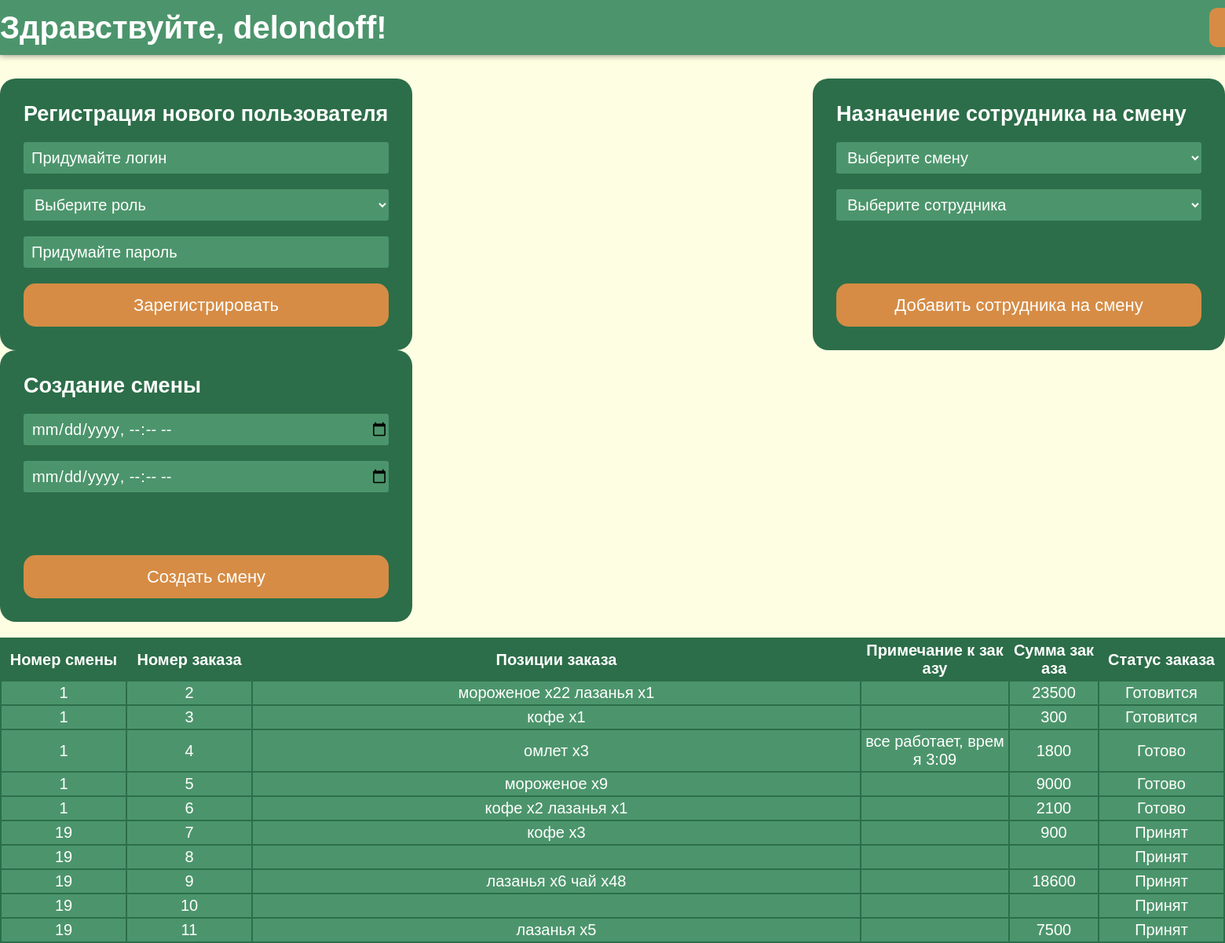
Screenshot of /admin/index.php (signed in) with the database file from the repository.
### tables this page shows
CREATE TABLE `orders` (
  `ID` int(11) NOT NULL,
  `Idsmena` int(11) NOT NULL,
  `iduser` int(11) DEFAULT NULL,
  `Status` varchar(50) NOT NULL DEFAULT 'Принят',
  `note` varchar(500) DEFAULT NULL
);

### admin/index.php (the view, shortened to what this page needs)
<!DOCTYPE html>
<html lang="en">
<head>
    <link rel="stylesheet" href="style/style.css">
</head>
<body class="background">
    <header class="header__admin">
        <div class="nav__header container">
            <?php
                echo "<h1 class='welcome__header'>Здравствуйте, ". trim(htmlspecialchars($_SESSION['login'])) . "!" ."</h1>";
            ?>
            <form action="" method="post" >
                <button type="submit" name="exitbutton" class="exitbutton">выйти</button>
            </form>
        </div>
    </header>
    <main class="container">
        <div class="windows">
            <section class="registr__section">
                <form action="" method="post" class="form__reg">
                    <h2 class="hero__registration">Регистрация нового пользователя</h2>
                    <input type="text" name="loginreg"  class="input__auth" placeholder="Придумайте логин"  required>
                    <select name="rolereg" id="rolereg" required class="input__auth selector__roles">
                        <option value="">Выберите роль</option>
                    </select>
                    <input type="password" name="passwordreg" class="input__auth"  placeholder="Придумайте пароль" required>
                    <button type="submit" name="buttonreg" class="button__registration">Зарегистрировать</button>
                <?php
                    include('../config.php');
                ?>
                </form>
            </section>
            <section class="registr__section">
                <form action="" method="post" name="form__smenauser" class="form__smenazadanie">
                    <div class="form__smena">
                        <h2 class="hero__registration">Назначение сотрудника на смену</h2>
                        <select name="valuesmena" id="" class='input__auth selector__roles'>
                            <option value="">Выберите смену</option>
                        </select>
                        <select name="valueuser" id="" class='input__auth selector__roles'>
                            <option value="">Выберите сотрудника</option>
                        </select>
                    </div>
                    <button type="submit" name="buttonformsmena" class="button__smena">Добавить сотрудника на смену</button>
                </form>
            </section>
            <section class="registr__section">
                <form action="" method="post" class="form__smenazadanie">
                    <div class="form__smena">
                        <h2 class="hero__registration">Создание смены</h2>
                        <input type="datetime-local" name="datetimestart" min="2025-06-01T08:30" max="9999-12-31T23:59" class="input__auth" placeholder="Начало смены">
                        <input type="datetime-local" name="datetimeend" min="2025-06-01T08:30" max="9999-12-31T23:59"  class="input__auth" placeholder="Конец смены"  >
                    </div>
                    <button type="submit" name="buttonsmena" class="button__smena">Создать смену</button>
                </form>
            </section>
            <section class="table__orders container">
                <table class="tablerow">
            <?php
                $orders = $mysqli -> prepare("SELECT * FROM `orders`");
                $orders -> execute();
                $resorder = $orders -> get_result();
                if($resorder -> num_rows > 0){
                    echo '<tr class="">
                            <th class="hero__row number__of__smena">Номер смены</th>
                            <th class="hero__row number">Номер заказа</th>
                            <th class="hero__row positions__order">Позиции заказа</th>
                            <th class="hero__row">Примечание к заказу</th>
                            <th class="hero__row">Сумма заказа</th>
                            <th class="hero__row status__order__th">Статус заказа</th>
                        </tr>';
                    while($assocord = $resorder -> fetch_assoc()){
                        echo "<tr>"
                        . "<td>" . trim(htmlspecialchars($assocord['Idsmena'])) . "</td>"
                        . "<td>" . trim(htmlspecialchars($assocord['ID'])) . "</td>";
                            $position = $mysqli -> prepare("SELECT `pricemenu`.`Name`, `PosInOrder`.`Count` FROM `PosInOrder` LEFT JOIN `pricemenu` ON `PosInOrder`.`IDeat` = `pricemenu`.`ID` WHERE `IDorder` = ? ");
                            $position -> bind_param('s', $assocord['ID']);
                            $position -> execute();
                            $respos = $position -> get_result();
                            echo "<td>";
                                while($posassoc = $respos -> fetch_assoc()){
                                    echo trim(htmlspecialchars($posassoc['Name']))
                                    . " x"
                                    . trim(htmlspecialchars($posassoc['Count'])) . " "
                                    ;
                            }
                            echo "</td>";
                            echo "<td>" . trim(htmlspecialchars($assocord['note'])) ."</td>";
                            $totalsum = $mysqli ->prepare("SELECT SUM(`pricemenu`.`Price` * `PosInOrder`.`count`) AS 'SUMM' FROM `PosInOrder` JOIN `pricemenu` ON `PosInOrder`.`IDeat` = `pricemenu`.`ID` WHERE `IDorder` = ? ");
                            $totalsum -> bind_param('s', $assocord['ID']);
                            $totalsum -> execute();
                            $resultsum = $totalsum -> get_result();
                            $assocsum = $resultsum -> fetch_assoc();
                            echo "<td>". trim(htmlspecialchars($assocsum['SUMM'])) . "</td>"
                            . "<td>" . trim(htmlspecialchars($assocord['Status'])) . "</td>" ;
                    }
                }
                else{
                    echo '<p class="orders__no">Заказов нет</p>';
                }
            ?>
        </table>
            </section>
        </div>
    </main>
</body>
</html>

### admin/style/style.css (style rules this page uses)
* { margin: 0; padding: 0; font-family: sans-serif; }
.background { background-color: #FEFEE3; }
.header__admin { display: flex; background-color: #4C956C; margin-bottom: 30px; padding: 10px 0; font-size: 20px; align-items: center; filter: drop-shadow(0px 0px 4px rgba(63, 63, 63, 0.7)); }
.exitbutton { font-size: 20px; width: 100px; height: 50px; border-radius: 10px; border:0; background-color: #D68C45; align-items: center; color:white; }
.welcome__header { color: white; }
.nav__header { min-width: 1640px; display: flex; align-items: center; justify-content: space-between; }
.button__registration { height: 55px; border-radius: 15px; font-size: 22px; border:0; background-color: #d68c45; color:white; }
.button__smena { height: 55px; border-radius: 15px; font-size: 22px; border:0; background-color: #d68c45; color:white; }
.container { max-width: 1640px; margin: 0 auto; }
.windows { display: flex; flex-wrap: wrap; justify-content: space-between; }
.form__reg { display: flex; flex-direction: column; gap: 20px; }
.form__smena { display: flex; flex-direction: column; gap: 20px; }
.form__smenazadanie { display: flex; flex-direction: column; justify-content: space-between; min-height: 286px; }
.registr__section { width: 465px; padding: 30px; background-color: #2C6E49; border-radius: 20px; font-size: 18px; color: white; }
.input__auth { height: 40px; border-radius: 3px; font-size: 20px; background-color: #4c956c; color: white; padding-left: 10px; border: 0; }
.input__auth::placeholder { color: white; }
table, th, tr, td { border: 2px solid #2C6E49; border-collapse: collapse; padding: 5px; color: white; background-color: #4C956C; padding: 3px; word-break: break-all; text-align: center; }
.hero__row { background-color: #2C6E49; min-height: 200px; }
.number { min-width: 152px; }
.status__order__th { min-width: 152px; word-break: keep-all; align-items: center; }
.tablerow { margin: 0 auto; max-width: 1640px; font-size: 20px; }
.table__orders { margin-top: 20px; display: flex; justify-content: center; }
.number__of__smena { min-width: 152px; }
.positions__order { min-width: 767px; }

### rows the page displays
orders: Idsmena "1", ID "2", Name "мороженое", Count "22", Name "лазанья", Count "1", SUMM "23500", Status "Готовится"
orders: Idsmena "1", ID "3", Name "кофе", Count "1", SUMM "300", Status "Готовится"
orders: Idsmena "1", ID "4", Name "омлет", Count "3", note "все работает, время 3:09", SUMM "1800", Status "Готово"
orders: Idsmena "1", ID "5", Name "мороженое", Count "9", SUMM "9000", Status "Готово"
orders: Idsmena "1", ID "6", Name "кофе", Count "2", Name "лазанья", Count "1", SUMM "2100", Status "Готово"
orders: Idsmena "19", ID "7", Name "кофе", Count "3", SUMM "900", Status "Принят"
orders: Idsmena "19", ID "8", Status "Принят"
orders: Idsmena "19", ID "9", Name "лазанья", Count "6", Name "чай", Count "48", SUMM "18600", Status "Принят"
orders: Idsmena "19", ID "10", Status "Принят"
orders: Idsmena "19", ID "11", Name "лазанья", Count "5", SUMM "7500", Status "Принят"

### other values shown
$_SESSION['login'] "delondoff"
